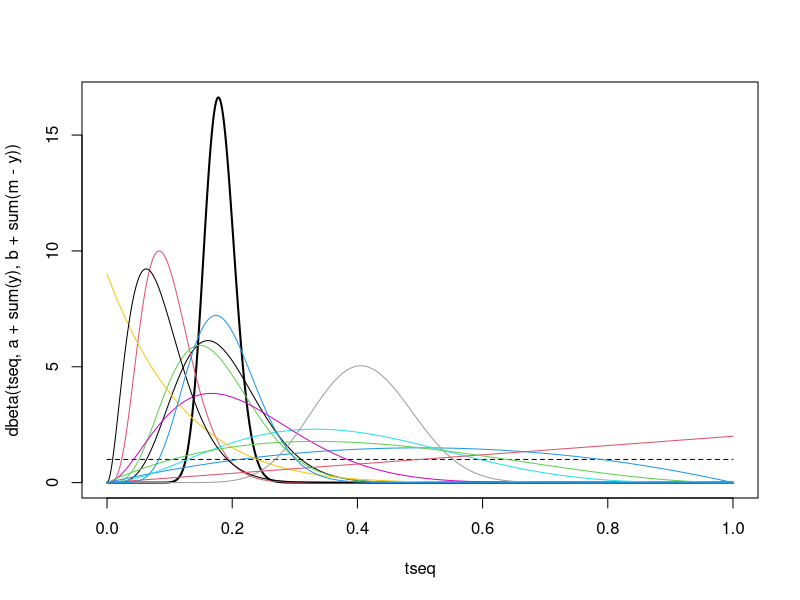

This chart was generated by the following R code:
n <- 12
m <- rnbinom(n,size=1,mu=20) + 1
theta <- rbeta(n,3,10)
y <- rbinom(n,m,theta)

a <- 1
b <- 1
tseq <- seq(0,1,length=1000)
plot(tseq,dbeta(tseq,a + sum(y),b + sum(m - y)),type='l',lwd=2)
lines(tseq,dbeta(tseq,a,b),lty=2)

for(j in 1:n)lines(tseq,dbeta(tseq,a + y[j],b + m[j] - y[j]),col=j)

